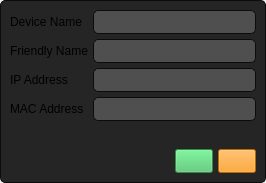
<?xml version="1.0" encoding="UTF-8"?>
<ui version="4.0">
 <class>DeviceInfoWidget</class>
 <widget class="QWidget" name="DeviceInfoWidget">
  <property name="geometry">
   <rect>
    <x>0</x>
    <y>0</y>
    <width>266</width>
    <height>183</height>
   </rect>
  </property>
  <property name="sizePolicy">
   <sizepolicy hsizetype="Preferred" vsizetype="Minimum">
    <horstretch>0</horstretch>
    <verstretch>0</verstretch>
   </sizepolicy>
  </property>
  <property name="windowTitle">
   <string>Form</string>
  </property>
  <property name="styleSheet">
   <string notr="true">#centralWidget {
	background-color: #252525;
	border: 1px Solid #0C0C0C;
	border-radius: 5px;
}

QLineEdit,  QComboBox, QSpinBox {
	background-color: #4f4f4f;
	padding: 3px;
	border-radius: 5px;
	border: 1px Solid #0C0C0C;
}

#revertButton {
	background-color: #FF9400;
	image: url(:/16/assets/16_revert.svg);
	padding: 4px 2px;
}

#saveButton {
	background-color: #47c266;
	image: url(:/16/assets/16_tick.svg);
	padding: 4px 2px;
}</string>
  </property>
  <layout class="QVBoxLayout" name="verticalLayout">
   <property name="spacing">
    <number>0</number>
   </property>
   <property name="leftMargin">
    <number>0</number>
   </property>
   <property name="topMargin">
    <number>0</number>
   </property>
   <property name="rightMargin">
    <number>0</number>
   </property>
   <property name="bottomMargin">
    <number>0</number>
   </property>
   <item>
    <widget class="QWidget" name="centralWidget" native="true">
     <layout class="QVBoxLayout" name="verticalLayout_2">
      <property name="spacing">
       <number>10</number>
      </property>
      <property name="leftMargin">
       <number>10</number>
      </property>
      <property name="topMargin">
       <number>10</number>
      </property>
      <property name="rightMargin">
       <number>10</number>
      </property>
      <property name="bottomMargin">
       <number>10</number>
      </property>
      <item>
       <layout class="QFormLayout" name="formLayout">
        <property name="fieldGrowthPolicy">
         <enum>QFormLayout::ExpandingFieldsGrow</enum>
        </property>
        <property name="horizontalSpacing">
         <number>5</number>
        </property>
        <property name="verticalSpacing">
         <number>5</number>
        </property>
        <item row="0" column="0">
         <widget class="QLabel" name="label">
          <property name="text">
           <string>Device Name</string>
          </property>
         </widget>
        </item>
        <item row="0" column="1">
         <widget class="QLineEdit" name="deviceName"/>
        </item>
        <item row="1" column="0">
         <widget class="QLabel" name="label_2">
          <property name="text">
           <string>Friendly Name</string>
          </property>
         </widget>
        </item>
        <item row="1" column="1">
         <widget class="QLineEdit" name="deviceFriendlyName"/>
        </item>
        <item row="2" column="0">
         <widget class="QLabel" name="label_3">
          <property name="text">
           <string>IP Address</string>
          </property>
         </widget>
        </item>
        <item row="2" column="1">
         <widget class="QLineEdit" name="ipAddress">
          <property name="readOnly">
           <bool>true</bool>
          </property>
         </widget>
        </item>
        <item row="3" column="0">
         <widget class="QLabel" name="label_4">
          <property name="text">
           <string>MAC Address</string>
          </property>
         </widget>
        </item>
        <item row="3" column="1">
         <widget class="QLineEdit" name="macAddress">
          <property name="readOnly">
           <bool>true</bool>
          </property>
         </widget>
        </item>
       </layout>
      </item>
      <item>
       <layout class="QHBoxLayout" name="horizontalLayout">
        <property name="spacing">
         <number>5</number>
        </property>
        <item>
         <spacer name="horizontalSpacer">
          <property name="orientation">
           <enum>Qt::Horizontal</enum>
          </property>
          <property name="sizeHint" stdset="0">
           <size>
            <width>40</width>
            <height>0</height>
           </size>
          </property>
         </spacer>
        </item>
        <item>
         <widget class="QPushButton" name="saveButton">
          <property name="text">
           <string/>
          </property>
         </widget>
        </item>
        <item>
         <widget class="QPushButton" name="revertButton">
          <property name="text">
           <string/>
          </property>
         </widget>
        </item>
       </layout>
      </item>
     </layout>
    </widget>
   </item>
  </layout>
 </widget>
 <resources/>
 <connections/>
</ui>
